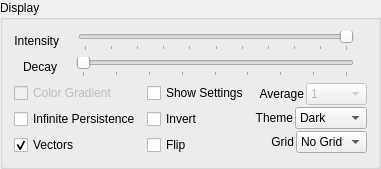
          <widget class="QGroupBox" name="groupBox_11">
           <property name="title">
            <string>Display</string>
           </property>
           <layout class="QVBoxLayout" name="verticalLayout_73">
            <item>
             <layout class="QVBoxLayout" name="verticalLayout_84">
              <item>
               <layout class="QHBoxLayout" name="horizontalLayout_81">
                <item>
                 <widget class="QLabel" name="label_63">
                  <property name="text">
                   <string>Intensity</string>
                  </property>
                  <property name="scaledContents">
                   <bool>true</bool>
                  </property>
                  <property name="alignment">
                   <set>Qt::AlignmentFlag::AlignRight|Qt::AlignmentFlag::AlignTrailing|Qt::AlignmentFlag::AlignVCenter</set>
                  </property>
                  <property name="wordWrap">
                   <bool>true</bool>
                  </property>
                 </widget>
                </item>
                <item>
                 <layout class="QHBoxLayout" name="horizontalLayout_79">
                  <item>
                   <widget class="QLabel" name="label_64">
                    <property name="text">
                     <string/>
                    </property>
                    <property name="pixmap">
                     <pixmap resource="xprotolabinterface.qrc">:/Bitmaps/Bitmaps/lowintense.png</pixmap>
                    </property>
                   </widget>
                  </item>
                  <item>
                   <widget class="QSlider" name="intensitySlider">
                    <property name="minimum">
                     <number>0</number>
                    </property>
                    <property name="maximum">
                     <number>10</number>
                    </property>
                    <property name="singleStep">
                     <number>1</number>
                    </property>
                    <property name="pageStep">
                     <number>1</number>
                    </property>
                    <property name="value">
                     <number>0</number>
                    </property>
                    <property name="orientation">
                     <enum>Qt::Orientation::Horizontal</enum>
                    </property>
                    <property name="invertedAppearance">
                     <bool>true</bool>
                    </property>
                    <property name="invertedControls">
                     <bool>true</bool>
                    </property>
                    <property name="tickPosition">
                     <enum>QSlider::TickPosition::TicksBelow</enum>
                    </property>
                    <property name="tickInterval">
                     <number>1</number>
                    </property>
                   </widget>
                  </item>
                  <item>
                   <widget class="QLabel" name="label_67">
                    <property name="text">
                     <string/>
                    </property>
                    <property name="pixmap">
                     <pixmap resource="xprotolabinterface.qrc">:/Bitmaps/Bitmaps/veryintense.png</pixmap>
                    </property>
                   </widget>
                  </item>
                 </layout>
                </item>
               </layout>
              </item>
              <item>
               <layout class="QHBoxLayout" name="horizontalLayout_82">
                <item>
                 <widget class="QLabel" name="label_65">
                  <property name="minimumSize">
                   <size>
                    <width>43</width>
                    <height>0</height>
                   </size>
                  </property>
                  <property name="text">
                   <string>Decay</string>
                  </property>
                  <property name="scaledContents">
                   <bool>true</bool>
                  </property>
                  <property name="alignment">
                   <set>Qt::AlignmentFlag::AlignRight|Qt::AlignmentFlag::AlignTrailing|Qt::AlignmentFlag::AlignVCenter</set>
                  </property>
                  <property name="wordWrap">
                   <bool>true</bool>
                  </property>
                 </widget>
                </item>
                <item>
                 <layout class="QHBoxLayout" name="horizontalLayout_80">
                  <item>
                   <widget class="QLabel" name="label_66">
                    <property name="text">
                     <string/>
                    </property>
                    <property name="pixmap">
                     <pixmap resource="xprotolabinterface.qrc">:/Bitmaps/Bitmaps/shortdecay.png</pixmap>
                    </property>
                   </widget>
                  </item>
                  <item>
                   <widget class="QSlider" name="decaySlider">
                    <property name="maximum">
                     <number>8</number>
                    </property>
                    <property name="pageStep">
                     <number>1</number>
                    </property>
                    <property name="orientation">
                     <enum>Qt::Orientation::Horizontal</enum>
                    </property>
                    <property name="tickPosition">
                     <enum>QSlider::TickPosition::TicksBelow</enum>
                    </property>
                    <property name="tickInterval">
                     <number>1</number>
                    </property>
                   </widget>
                  </item>
                  <item>
                   <widget class="QLabel" name="label_68">
                    <property name="text">
                     <string/>
                    </property>
                    <property name="pixmap">
                     <pixmap resource="xprotolabinterface.qrc">:/Bitmaps/Bitmaps/longdecay.png</pixmap>
                    </property>
                   </widget>
                  </item>
                 </layout>
                </item>
               </layout>
              </item>
             </layout>
            </item>
            <item>
             <layout class="QHBoxLayout" name="horizontalLayout_12">
              <item>
               <layout class="QVBoxLayout" name="verticalLayout_83">
                <item>
                 <widget class="QCheckBox" name="checkBox_21">
                  <property name="enabled">
                   <bool>false</bool>
                  </property>
                  <property name="text">
                   <string>Color Gradient</string>
                  </property>
                  <property name="icon">
                   <iconset resource="xprotolabinterface.qrc">
                    <normaloff>:/Bitmaps/Bitmaps/colorgradient.png</normaloff>:/Bitmaps/Bitmaps/colorgradient.png</iconset>
                  </property>
                 </widget>
                </item>
                <item>
                 <widget class="QCheckBox" name="checkBoxPersistence">
                  <property name="toolTip">
                   <string>The data on the graph will not be erased</string>
                  </property>
                  <property name="text">
                   <string>Infinite Persistence</string>
                  </property>
                 </widget>
                </item>
                <item>
                 <widget class="QCheckBox" name="checkBoxVectors">
                  <property name="toolTip">
                   <string>Toggles between displaying single dots for the data, or vectors</string>
                  </property>
                  <property name="text">
                   <string>Vectors</string>
                  </property>
                  <property name="checked">
                   <bool>true</bool>
                  </property>
                 </widget>
                </item>
               </layout>
              </item>
              <item>
               <layout class="QVBoxLayout" name="verticalLayout_86">
                <item>
                 <widget class="QCheckBox" name="checkBoxShowSettings">
                  <property name="toolTip">
                   <string>Toggles displaying the settings on the device’s screen. No effect on the software interface</string>
                  </property>
                  <property name="text">
                   <string>Show Settings</string>
                  </property>
                 </widget>
                </item>
                <item>
                 <widget class="QCheckBox" name="checkBoxInvert">
                  <property name="toolTip">
                   <string>When enabled, the display’s pixels on the device are inverted (the display will have a white background). No effect on the software interface.</string>
                  </property>
                  <property name="text">
                   <string>Invert</string>
                  </property>
                 </widget>
                </item>
                <item>
                 <widget class="QCheckBox" name="checkBoxFlip">
                  <property name="toolTip">
                   <string>The device’s display orientation is flipped. No effect on the software interface</string>
                  </property>
                  <property name="text">
                   <string>Flip</string>
                  </property>
                 </widget>
                </item>
               </layout>
              </item>
              <item>
               <layout class="QVBoxLayout" name="verticalLayout_85">
                <property name="spacing">
                 <number>2</number>
                </property>
                <item>
                 <layout class="QHBoxLayout" name="horizontalLayout_84">
                  <item>
                   <widget class="QLabel" name="label_70">
                    <property name="text">
                     <string>Average</string>
                    </property>
                    <property name="scaledContents">
                     <bool>true</bool>
                    </property>
                    <property name="alignment">
                     <set>Qt::AlignmentFlag::AlignRight|Qt::AlignmentFlag::AlignTrailing|Qt::AlignmentFlag::AlignVCenter</set>
                    </property>
                   </widget>
                  </item>
                  <item>
                   <widget class="QComboBox" name="comboBoxAverage">
                    <property name="enabled">
                     <bool>false</bool>
                    </property>
                    <property name="minimumSize">
                     <size>
                      <width>61</width>
                      <height>0</height>
                     </size>
                    </property>
                    <item>
                     <property name="text">
                      <string>1</string>
                     </property>
                    </item>
                    <item>
                     <property name="text">
                      <string>2</string>
                     </property>
                    </item>
                    <item>
                     <property name="text">
                      <string>4</string>
                     </property>
                    </item>
                    <item>
                     <property name="text">
                      <string>8</string>
                     </property>
                    </item>
                    <item>
                     <property name="text">
                      <string>16</string>
                     </property>
                    </item>
                    <item>
                     <property name="text">
                      <string>32</string>
                     </property>
                    </item>
                    <item>
                     <property name="text">
                      <string>64</string>
                     </property>
                    </item>
                    <item>
                     <property name="text">
                      <string>128</string>
                     </property>
                    </item>
                   </widget>
                  </item>
                 </layout>
                </item>
                <item>
                 <layout class="QHBoxLayout" name="horizontalLayout_86">
                  <item>
                   <widget class="QLabel" name="label_77">
                    <property name="text">
                     <string>Theme</string>
                    </property>
                    <property name="scaledContents">
                     <bool>true</bool>
                    </property>
                    <property name="alignment">
                     <set>Qt::AlignmentFlag::AlignRight|Qt::AlignmentFlag::AlignTrailing|Qt::AlignmentFlag::AlignVCenter</set>
                    </property>
                   </widget>
                  </item>
                  <item>
                   <widget class="QComboBox" name="comboBoxTheme">
                    <property name="minimumSize">
                     <size>
                      <width>61</width>
                      <height>0</height>
                     </size>
                    </property>
                    <item>
                     <property name="text">
                      <string>Dark</string>
                     </property>
                    </item>
                    <item>
                     <property name="text">
                      <string>Light</string>
                     </property>
                    </item>
                    <item>
                     <property name="text">
                      <string>Custom</string>
                     </property>
                    </item>
                   </widget>
                  </item>
                 </layout>
                </item>
                <item>
                 <layout class="QHBoxLayout" name="horizontalLayout_7">
                  <item>
                   <widget class="QLabel" name="label_8">
                    <property name="text">
                     <string>Grid</string>
                    </property>
                    <property name="scaledContents">
                     <bool>true</bool>
                    </property>
                    <property name="alignment">
                     <set>Qt::AlignmentFlag::AlignRight|Qt::AlignmentFlag::AlignTrailing|Qt::AlignmentFlag::AlignVCenter</set>
                    </property>
                   </widget>
                  </item>
                  <item>
                   <widget class="QComboBox" name="comboBoxGrid">
                    <property name="minimumSize">
                     <size>
                      <width>61</width>
                      <height>0</height>
                     </size>
                    </property>
                    <item>
                     <property name="text">
                      <string>No Grid</string>
                     </property>
                    </item>
                    <item>
                     <property name="text">
                      <string>Dots</string>
                     </property>
                    </item>
                    <item>
                     <property name="text">
                      <string>Lines</string>
                     </property>
                    </item>
                    <item>
                     <property name="text">
                      <string>Full</string>
                     </property>
                    </item>
                   </widget>
                  </item>
                 </layout>
                </item>
               </layout>
              </item>
             </layout>
            </item>
           </layout>
          </widget>
